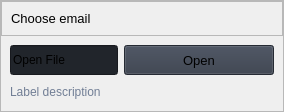
                        <widget class="QFrame" name="row_1">
                         <property name="frameShape">
                          <enum>QFrame::Shape::StyledPanel</enum>
                         </property>
                         <property name="frameShadow">
                          <enum>QFrame::Shadow::Raised</enum>
                         </property>
                         <layout class="QVBoxLayout" name="verticalLayout_16">
                          <property name="spacing">
                           <number>0</number>
                          </property>
                          <property name="leftMargin">
                           <number>0</number>
                          </property>
                          <property name="topMargin">
                           <number>0</number>
                          </property>
                          <property name="rightMargin">
                           <number>0</number>
                          </property>
                          <property name="bottomMargin">
                           <number>0</number>
                          </property>
                          <item>
                           <widget class="QFrame" name="frame_div_content_1">
                            <property name="minimumSize">
                             <size>
                              <width>0</width>
                              <height>110</height>
                             </size>
                            </property>
                            <property name="maximumSize">
                             <size>
                              <width>16777215</width>
                              <height>110</height>
                             </size>
                            </property>
                            <property name="frameShape">
                             <enum>QFrame::Shape::NoFrame</enum>
                            </property>
                            <property name="frameShadow">
                             <enum>QFrame::Shadow::Raised</enum>
                            </property>
                            <layout class="QVBoxLayout" name="verticalLayout_17">
                             <property name="spacing">
                              <number>0</number>
                             </property>
                             <property name="leftMargin">
                              <number>0</number>
                             </property>
                             <property name="topMargin">
                              <number>0</number>
                             </property>
                             <property name="rightMargin">
                              <number>0</number>
                             </property>
                             <property name="bottomMargin">
                              <number>0</number>
                             </property>
                             <item>
                              <widget class="QFrame" name="frame_title_wid_1">
                               <property name="maximumSize">
                                <size>
                                 <width>16777215</width>
                                 <height>35</height>
                                </size>
                               </property>
                               <property name="frameShape">
                                <enum>QFrame::Shape::StyledPanel</enum>
                               </property>
                               <property name="frameShadow">
                                <enum>QFrame::Shadow::Raised</enum>
                               </property>
                               <layout class="QVBoxLayout" name="verticalLayout_18">
                                <item>
                                 <widget class="QLabel" name="labelBoxBlenderInstalation">
                                  <property name="font">
                                   <font>
                                    <family>Segoe UI</family>
                                    <pointsize>10</pointsize>
                                    <italic>false</italic>
                                    <bold>false</bold>
                                   </font>
                                  </property>
                                  <property name="styleSheet">
                                   <string notr="true"/>
                                  </property>
                                  <property name="text">
                                   <string>Choose email</string>
                                  </property>
                                 </widget>
                                </item>
                               </layout>
                              </widget>
                             </item>
                             <item>
                              <widget class="QFrame" name="frame_content_wid_1">
                               <property name="frameShape">
                                <enum>QFrame::Shape::NoFrame</enum>
                               </property>
                               <property name="frameShadow">
                                <enum>QFrame::Shadow::Raised</enum>
                               </property>
                               <layout class="QHBoxLayout" name="horizontalLayout_9">
                                <item>
                                 <layout class="QGridLayout" name="gridLayout">
                                  <property name="bottomMargin">
                                   <number>0</number>
                                  </property>
                                  <item row="0" column="0">
                                   <widget class="QLineEdit" name="lineEdit">
                                    <property name="minimumSize">
                                     <size>
                                      <width>0</width>
                                      <height>30</height>
                                     </size>
                                    </property>
                                    <property name="styleSheet">
                                     <string notr="true">background-color: rgb(33, 37, 43);</string>
                                    </property>
                                    <property name="text">
                                     <string>Open File</string>
                                    </property>
                                    <property name="placeholderText">
                                     <string>Type here</string>
                                    </property>
                                   </widget>
                                  </item>
                                  <item row="0" column="1">
                                   <widget class="QPushButton" name="pushButton_openFile">
                                    <property name="minimumSize">
                                     <size>
                                      <width>150</width>
                                      <height>30</height>
                                     </size>
                                    </property>
                                    <property name="font">
                                     <font>
                                      <family>Segoe UI</family>
                                      <pointsize>10</pointsize>
                                      <italic>false</italic>
                                      <bold>false</bold>
                                     </font>
                                    </property>
                                    <property name="cursor">
                                     <cursorShape>PointingHandCursor</cursorShape>
                                    </property>
                                    <property name="styleSheet">
                                     <string notr="true">background-color: rgb(52, 59, 72);</string>
                                    </property>
                                    <property name="text">
                                     <string>Open</string>
                                    </property>
                                    <property name="icon">
                                     <iconset resource="resources.qrc">
                                      <normaloff>:/icons/images/icons/cil-folder-open.png</normaloff>:/icons/images/icons/cil-folder-open.png</iconset>
                                    </property>
                                   </widget>
                                  </item>
                                  <item row="1" column="0" colspan="2">
                                   <widget class="QLabel" name="labelVersion_3">
                                    <property name="styleSheet">
                                     <string notr="true">color: rgb(113, 126, 149);</string>
                                    </property>
                                    <property name="lineWidth">
                                     <number>1</number>
                                    </property>
                                    <property name="text">
                                     <string>Label description</string>
                                    </property>
                                    <property name="alignment">
                                     <set>Qt::AlignmentFlag::AlignLeading|Qt::AlignmentFlag::AlignLeft|Qt::AlignmentFlag::AlignVCenter</set>
                                    </property>
                                   </widget>
                                  </item>
                                 </layout>
                                </item>
                               </layout>
                              </widget>
                             </item>
                            </layout>
                           </widget>
                          </item>
                         </layout>
                        </widget>
